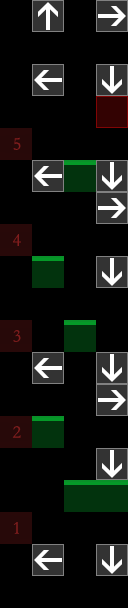

Tiled map render using the project's own tile images. Description and the whole map definition, tile-layer contents included, below:
An orthogonal 4x19 tile map with 32x32 px tiles, 3 tile layers (ele_bg, collision, notation), 2 tilesets.

<map version="1.2" tiledversion="1.2.4" orientation="orthogonal" renderorder="left-down" width="4" height="19" tilewidth="32" tileheight="32" infinite="0" nextlayerid="4" nextobjectid="1">
 <tileset firstgid="1" source="meta.tsx" />
 <tileset firstgid="226" source="ele_base.tsx" />
 <layer id="1" name="ele_bg" width="4" height="19">
  <data encoding="csv">
227,0,0,0,
227,0,0,0,
227,0,0,0,
227,226,226,226,
227,226,226,226,
227,226,226,226,
227,0,0,0,
227,0,0,0,
227,0,0,0,
227,226,226,226,
227,226,226,226,
227,226,226,226,
227,0,0,0,
227,0,0,0,
227,0,0,0,
227,226,226,226,
227,226,226,226,
227,226,226,226,
227,227,227,227
</data>
 </layer>
 <layer id="2" name="collision" width="4" height="19">
  <data encoding="csv">
0,0,0,0,
0,0,0,0,
0,0,0,0,
0,0,0,1,
0,0,0,0,
0,0,20,0,
0,0,0,0,
0,0,0,0,
0,20,0,0,
0,0,0,0,
0,0,20,0,
0,0,0,0,
0,0,0,0,
0,20,0,0,
0,0,0,0,
0,0,20,20,
0,0,0,0,
0,0,0,0,
0,0,0,0
</data>
 </layer>
 <layer id="3" name="notation" width="4" height="19">
  <data encoding="csv">
0,47,0,50,
0,0,0,0,
0,49,0,48,
0,0,0,0,
246,0,0,0,
0,49,0,48,
0,0,0,50,
245,0,0,0,
0,0,0,48,
0,0,0,0,
244,0,0,0,
0,49,0,48,
0,0,0,50,
243,0,0,0,
0,0,0,48,
0,0,0,0,
242,0,0,0,
0,49,0,48,
0,0,0,0
</data>
 </layer>
</map>
